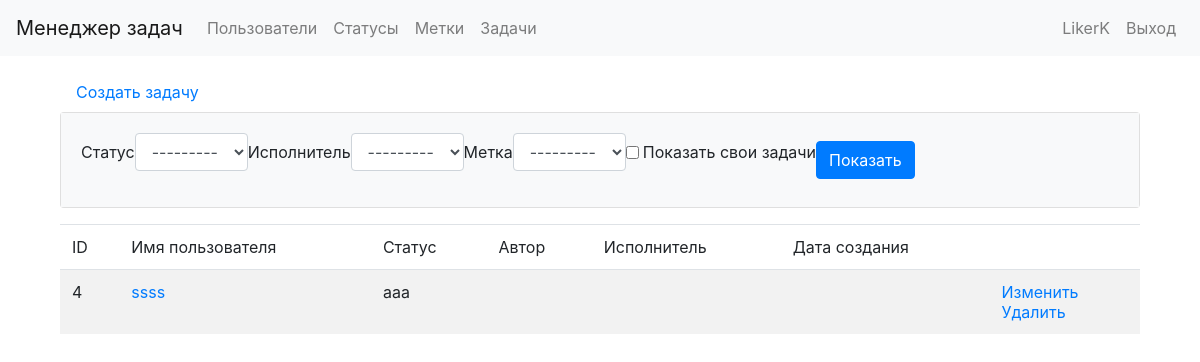
Page /tasks/ (signed in) on the committed database.
### task_manager/users/models.py (models this page shows)
class User(AbstractUser):
    def __str__(self):
        return self.get_full_name()
    class Meta:
        verbose_name = gettext_lazy('User')
        verbose_name_plural = gettext_lazy('Users')
        ordering = ['id']

### task_manager/tasks/models.py (models this page shows, shortened)
class Task(models.Model):
    name = models.CharField(
        max_length=MAX_LENGTH,
        unique=True,
        verbose_name=gettext_lazy('Name')
    )
    description = models.TextField(
        verbose_name=gettext_lazy('Description'),
        max_length=MAX_LENGTH_OF_DESCRIPTION,
        blank=True,
    )
    status = models.ForeignKey(
        Status,
        on_delete=models.PROTECT,
        verbose_name=gettext_lazy('Status'),
        blank=False,
    )
    author = models.ForeignKey(
        User,
        null=False,
        on_delete=models.PROTECT,
        verbose_name=gettext_lazy('Auhtor'),
        related_name='tasks_author',
    )
    executor = models.ForeignKey(
        User,
        verbose_name=gettext_lazy('Executor'),
        on_delete=models.PROTECT,
        blank=True,
        null=True,
        related_name='tasks_executor',
    )
    labels = models.ManyToManyField(
        Label,
        verbose_name=gettext_lazy('Labels'),
        blank=True,
        related_name='tasks',
        through='LabelTaskIntermediate',
        through_fields=('task', 'label'),
    )
    created_at = models.DateTimeField(
        auto_now_add=True,
        verbose_name=gettext_lazy('Date of create'),
    )
    class Meta:
        verbose_name = gettext_lazy('Task')
        ordering = ['id']

### task_manager/statuses/models.py (models this page shows)
class Status(models.Model):
    name = models.CharField(
        max_length=MAX_LENGTH,
        unique=True,
        verbose_name=gettext_lazy('Name')
    )
    created_at = models.DateTimeField(
        auto_now_add=True,
        verbose_name=gettext_lazy('Date of create'),
    )
    def __str__(self):
        return self.name
    class Meta:
        verbose_name = gettext_lazy('Status')
        ordering = ['id']

### task_manager/tasks/views.py (the view)
# urls.py: path('', TaskList.as_view(), name='list'),
class TaskList(LoginRequiredMixin, FilterView):
    model = Task
    template_name = TASK
    context_object_name = 'tasks'
    filterset_class = TaskFilter
    def get_context_data(self, **kwargs):
        context = super().get_context_data(**kwargs)
        context[TITLE] = LIST_TITLE
        context[BUTTON_TEXT] = SHOW
        return context

### task_manager/labels/models.py (called while the page is built)
    def __str__(self):
        return self.name

### task_manager/templates/tasks.html (shortened to what this page needs)
{% extends 'base.html' %}
{% load i18n %}
{% load bootstrap4 %}
{% block content %}
<div class="container wrapper">
    <a class="nav-link" href="{% url 'tasks:create' %}">Создать задачу</a>
    <div class="card mb-3">
        <div class="card-body bg-light">
            <form class="form-inline center my-auto" method="get">
                {% bootstrap_form filter.form form_group_class="form-group" field_class="ml-2 mr-3" %}
                {% bootstrap_button button_text button_type="submit" button_class="btn-primary" %}
            </form>
        </div>
    </div>
    <table class="table table-striped">
        <thead>
            <tr>
                <td>ID</td>
                <td>{% translate "User name" %}</td>
                <td>{% translate "Status" %}</td>
                <td>{% translate "Author" %}</td>
                <td>{% translate "Executor" %}</td>
                <td>{% translate "Date of creation" %}</td>
                <td></td>
            </tr>
        </thead>
        <tbody>
            {% for task in tasks %}
            <tr>
                <td>{{ task.id }}</td>
                <td>
                    <a href="{% url 'tasks:details' task.id %}">{{ task.name }}</a>
                </td>
                <td>{{ task.status }}</td>
                <td>{{ task.author }}</td>
                <td>{{ task.executor }}</td>
                <td>{{ task.date_joined }}</td>
                <td>
                    <a href="{% url 'tasks:change' task.id %}">{% translate "Change" %}</a>
                    <br>
                    <a href="{% url 'tasks:delete' task.id %}">{% translate "Delete" %}</a>
                </td>
            </tr>
            {% endfor %}
        </tbody>
    </table>
</div>
{% endblock %}

### task_manager/templates/base.html (shortened to what this page needs)
{% load i18n %}
{% load bootstrap4 %}
{% bootstrap_css %}
  <head>
  </head>
  <body class="d-flex flex-column min-vh-100">
    <nav class="navbar navbar-expand-lg navbar-light bg-light mb-3">
      <a class="navbar-brand" href="/">Менеджер задач</a>
      <div class="navbar-collapse collapse" id="navbarToggleExternalContent" style>
        <ul class="navbar-nav mr-auto">
          <li class="nav-item">
            <a class="nav-link" href="{% url 'users:list' %}">Пользователи</a>
          </li>
          {% if user.is_authenticated %}
          <li class="nav-item">
            <a class="nav-link" href="{% url 'statuses:list' %}">Статусы</a>
          </li>
          <li class="nav-item">
            <a class="nav-link" href="{% url 'labels:list' %}">Метки</a>
          </li>
          <li class="nav-item">
            <a class="nav-link" href="{% url 'tasks:list' %}">Задачи</a>
          </li>
          {% endif %}
        </ul>
        <ul class="navbar-nav">
        {% if user.is_authenticated %}
          <li class="nav-item">
            <span class="nav-link">{{ user.username }}</span>
          </li>
          <li class="nav-item">
            <a class="nav-link" href="{% url 'logout' %}">Выход</a>
          </li>
        {% endif %}
        </ul>
      </div>
    </nav>
    <div class="container wrapper flex-grow-1">
      {% block content %}{% endblock %}
    </div>
  </body>

### rows in the picture
User: username "LikerK"
Task: id "4", name "ssss", status "aaa"
